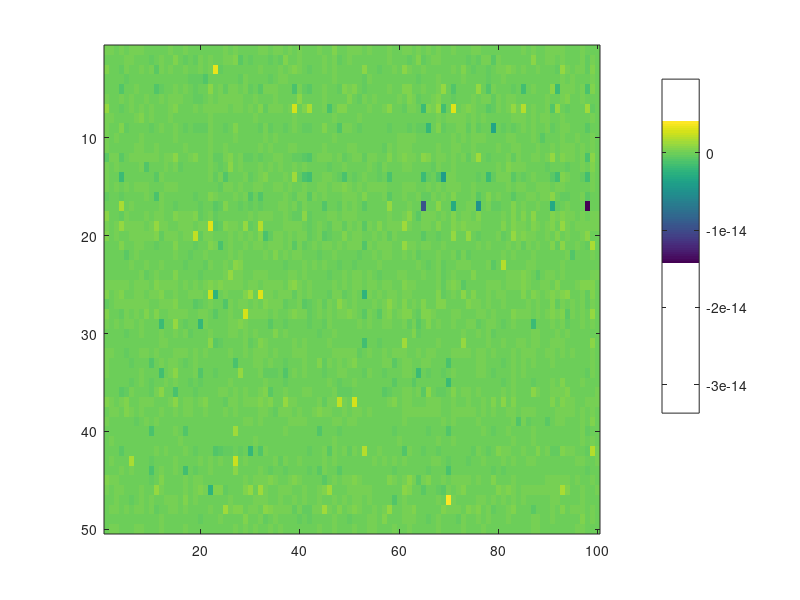

Here is the MATLAB script that generated this plot:
% Check if things are working

p1 = rand( 50, 2 );
r1 = randperm( size(p1,1) );
p2 = rand( 100, 2 );
r2 = randperm( size(p2,1) );


dst = zeros( size(p1,1), size(p2,1) );
for d = 1:size(p1,2)
    dst(r1,r2) = dst(r1,r2) + ( p1(:,d) - p2(:,d)' ).^2;
end
dst = sqrt( dst );

sq1 = dot( p1 , p1 , 2 );
sq2 = dot( p2 , p2 , 2 );
dstCalc(r1,r2) = sqrt( sq1 + sq2' - 2 * ( p1 * (p2') ) );

imagesc( dstCalc - dst );
colorbar;